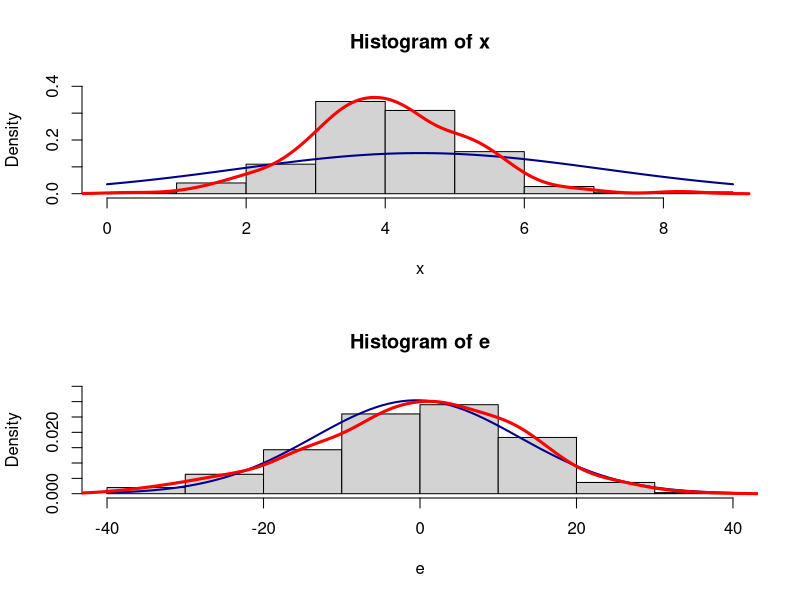

R code for this plot:
png(filename='plot-ex06.png', bg='transparent', width = 600)
set.seed(18)
x <- rt(300,30,4)
e <- rnorm(300,0,13)

layout(matrix(c(1,2),2,1,byrow=TRUE))
hist(x, freq = F,ylim=c(0,0.4))
curve(dnorm(x, mean = mean(x), sd = sd(x)),col = "darkblue", lwd = 2, add = T)
lines(density(x), col = "red", lwd = 3)

hist(e, freq = F,ylim=c(0,0.035))
curve(dnorm(x, mean = mean(e), sd = sd(e)),col = "darkblue", lwd = 2, add = T)
lines(density(e), col = "red", lwd = 3)
dev.off()
